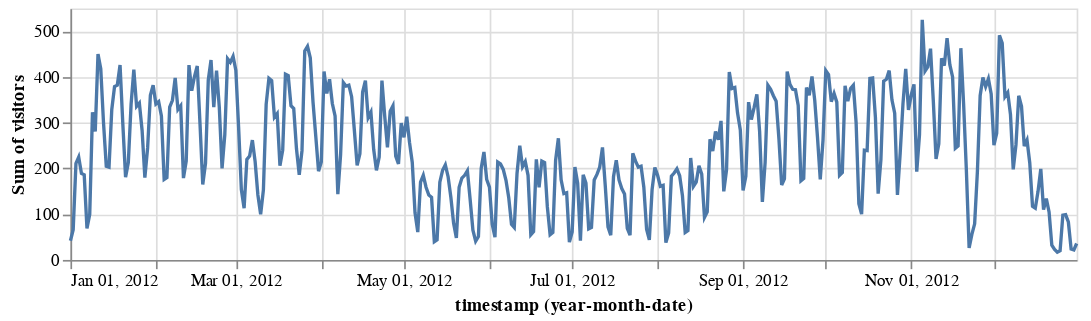

The notebook cell saved with this chart:
### Markdown cell above
#### Doing filtering with Pandas and only feeding Altair relevant columns

On my development machine this takes only about 1/3 or 1/4 of the time

### Code cell
durham_views = pageviews.loc[pageviews.city == "Durham"]

alt.Chart(durham_views[['timestamp','visitors']]).mark_line().encode(
    x = 'yearmonthdate(timestamp):T',
    y = 'sum(visitors):Q',
    tooltip = 'yearmonthdate(timestamp):T'
).properties(
    width=600,
    height=150
)

### Figure 1 — Vega specification as saved in the notebook (floating-point values rounded to 4 significant figures; data arrays with more than 128 entries replaced by an {"elided": "..."} marker saying what was removed)
{"$schema": "https://vega.github.io/schema/vega/v5.json", "data": [{"name": "source_0", "values": {"elided": "366 records"}, "transform": [{"type": "formula", "expr": "toDate(datum['yearmonthdate_timestamp'])", "as": "yearmonthdate_timestamp"}]}, {"name": "source_0_y_domain_sum_visitors", "values": [{"min": 17, "max": 525}]}], "marks": [{"type": "line", "name": "marks", "from": {"data": "source_0"}, "sort": {"field": "datum[\"yearmonthdate_timestamp\"]"}, "encode": {"update": {"description": {"signal": "\"timestamp (year-month-date): \" + (timeFormat(datum[\"yearmonthdate_timestamp\"], timeUnitSpecifier([\"year\",\"month\",\"date\"], {\"year-month\":\"%b %Y \",\"year-month-date\":\"%b %d, %Y \"}))) + \"; Sum of visitors: \" + (format(datum[\"sum_visitors\"], \"\"))"}, "y": {"field": "sum_visitors", "scale": "y"}, "stroke": {"value": "#4c78a8"}, "defined": {"signal": "isValid(datum[\"yearmonthdate_timestamp\"]) && isFinite(+datum[\"yearmonthdate_timestamp\"]) && isValid(datum[\"sum_visitors\"]) && isFinite(+datum[\"sum_visitors\"])"}, "tooltip": {"signal": "timeFormat(datum[\"yearmonthdate_timestamp\"], timeUnitSpecifier([\"year\",\"month\",\"date\"], {\"year-month\":\"%b %Y \",\"year-month-date\":\"%b %d, %Y \"}))"}, "x": {"field": "yearmonthdate_timestamp", "scale": "x"}}}, "style": ["line"]}], "scales": [{"name": "x", "type": "time", "domain": {"data": "source_0", "field": "yearmonthdate_timestamp"}, "range": [0, {"signal": "width"}]}, {"name": "y", "type": "linear", "domain": [{"signal": "(data(\"source_0_y_domain_sum_visitors\")[0] || {}).min"}, {"signal": "(data(\"source_0_y_domain_sum_visitors\")[0] || {}).max"}], "range": [{"signal": "height"}, 0], "nice": true, "zero": true}], "axes": [{"scale": "x", "grid": true, "tickCount": {"signal": "ceil(width/40)"}, "orient": "bottom", "aria": false, "minExtent": 0, "ticks": false, "maxExtent": 0, "zindex": 0, "gridScale": "y", "labels": false, "domain": false, "tickMinStep": {"signal": "datetime(2001, 0, 2, 0, 0, 0, 0) - datetime(2001, 0, 1, 0, 0, 0, 0)"}}, {"scale": "y", "labels": false, "domain": false, "grid": true, "ticks": false, "maxExtent": 0, "gridScale": "x", "tickCount": {"signal": "ceil(height/40)"}, "aria": false, "minExtent": 0, "orient": "left", "zindex": 0}, {"scale": "x", "tickCount": {"signal": "ceil(width/40)"}, "zindex": 0, "format": {"signal": "timeUnitSpecifier([\"year\",\"month\",\"date\"], {\"year-month\":\"%b %Y \",\"year-month-date\":\"%b %d, %Y \"})"}, "title": "timestamp (year-month-date)", "grid": false, "labelFlush": true, "tickMinStep": {"signal": "datetime(2001, 0, 2, 0, 0, 0, 0) - datetime(2001, 0, 1, 0, 0, 0, 0)"}, "labelOverlap": true, "orient": "bottom"}, {"scale": "y", "labelOverlap": true, "grid": false, "tickCount": {"signal": "ceil(height/40)"}, "zindex": 0, "orient": "left", "title": "Sum of visitors"}], "padding": 5, "width": 600, "style": "cell", "height": 150, "background": "white"}
